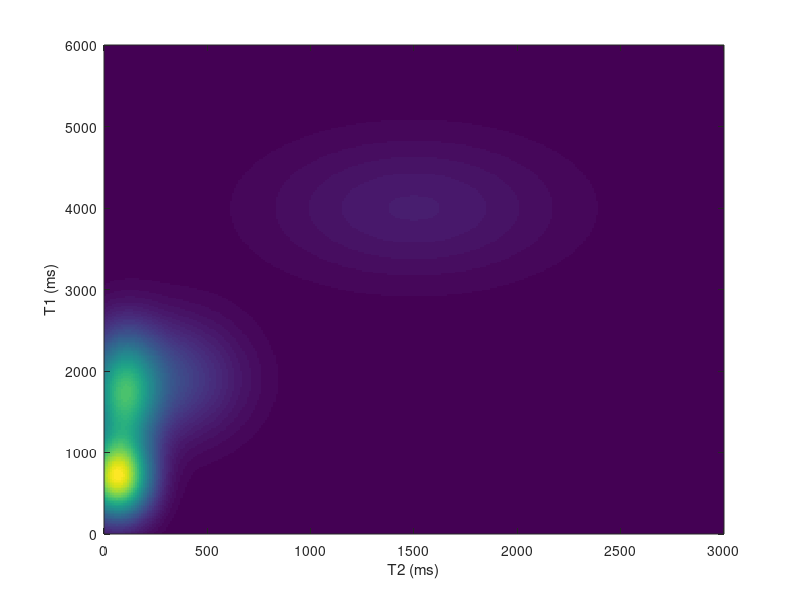

Recreate this plot in MATLAB.
%% Demo 1: Prior distribution
% =========================================================================
%% get grid and priors
T1_step = 0.01*2; %in s
T2_step = 0.005*2; %in s
T1_r = 0.01:T1_step:6;
T2_r = 0.005:T2_step:3;
[T1_grd,T2_grd] = ndgrid(T1_r, T2_r);
parameter_space = [T2_grd(:),T1_grd(:)];
mu = [ ...
  0.095 1.7; ... %GM 
  0.065 .685 ; ... %WM 
  1.5   4.0; ... % CSF 
  0.275 1.9 ; ...% BV 
 ];

sigma = cat(3,...
 [0.010 0;0 0.200], ... % GM STD
 [0.010 0;0 0.090], ... % WM STD
 [0.200 0;0 0.300], ... % CSF STD
 [0.050 0;0 0.200] ... % BV STD
 );   

%% simualate 
sigma = sigma*1.2; %increase prior by 20% to cover more space
prior = zeros([size(T1_grd),size(mu,1)]);
for p = 1:size(mu,1)
    cp = reshape(mvnpdf(parameter_space,mu(p,:),sigma(:,:,p)),size(T2_grd));
    prior(:,:,p) = cp/sum(cp(:));
end
prior = (1/size(prior,3))*sum(prior,3);

%% plot image
close all;
imagesc(T2_grd(:)*1e3,T1_grd(:)*1e3,prior)
axis xy
ylabel('T1 (ms)')
xlabel('T2 (ms)')


